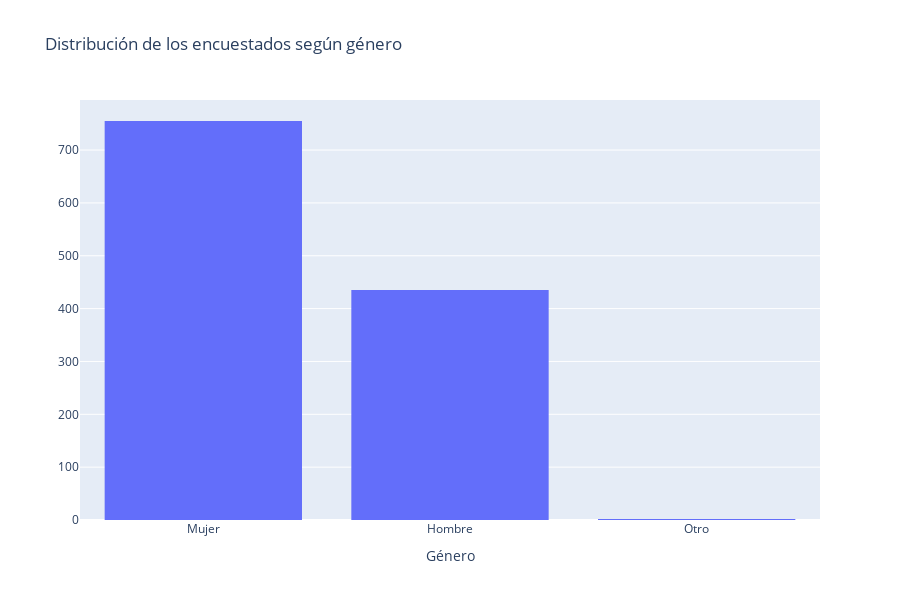

Notebook source saved alongside this figure:
### Markdown cell above
### Exploración base

### Code cell
#import matplotlib
##Grafico con distribucion por genero
df_1 = df.loc[(df.genero.notnull()) & (df.genero!='Prefiero no contestar'),:]
fig = px.histogram(df_1, x="genero", title=f"Distribución de los encuestados según género",
       labels={"genero": "Género"})
fig.update_yaxes(title_text=' ',row=1, col=1)
#pasar esto a donut

### Figure 1 — Plotly figure (JSON) as saved in the notebook; plotly's stock layout.template omitted (floating-point values rounded to 4 significant figures; data arrays with more than 128 entries replaced by an {"elided": "..."} marker saying what was removed)
{"data": [{"alignmentgroup": "True", "bingroup": "x", "hoverlabel": {"namelength": 0}, "hovertemplate": "Género=%{x}<br>count=%{y}", "legendgroup": "", "marker": {"color": "#636efa"}, "name": "", "offsetgroup": "", "orientation": "v", "showlegend": false, "type": "histogram", "x": {"elided": "1192 str values"}, "xaxis": "x", "yaxis": "y"}], "layout": {"barmode": "relative", "height": 600, "legend": {"tracegroupgap": 0}, "title": {"text": "Distribución de los encuestados según género"}, "xaxis": {"anchor": "y", "domain": [0, 1], "title": {"text": "Género"}}, "yaxis": {"anchor": "x", "domain": [0, 1], "title": {"text": " "}}}}
